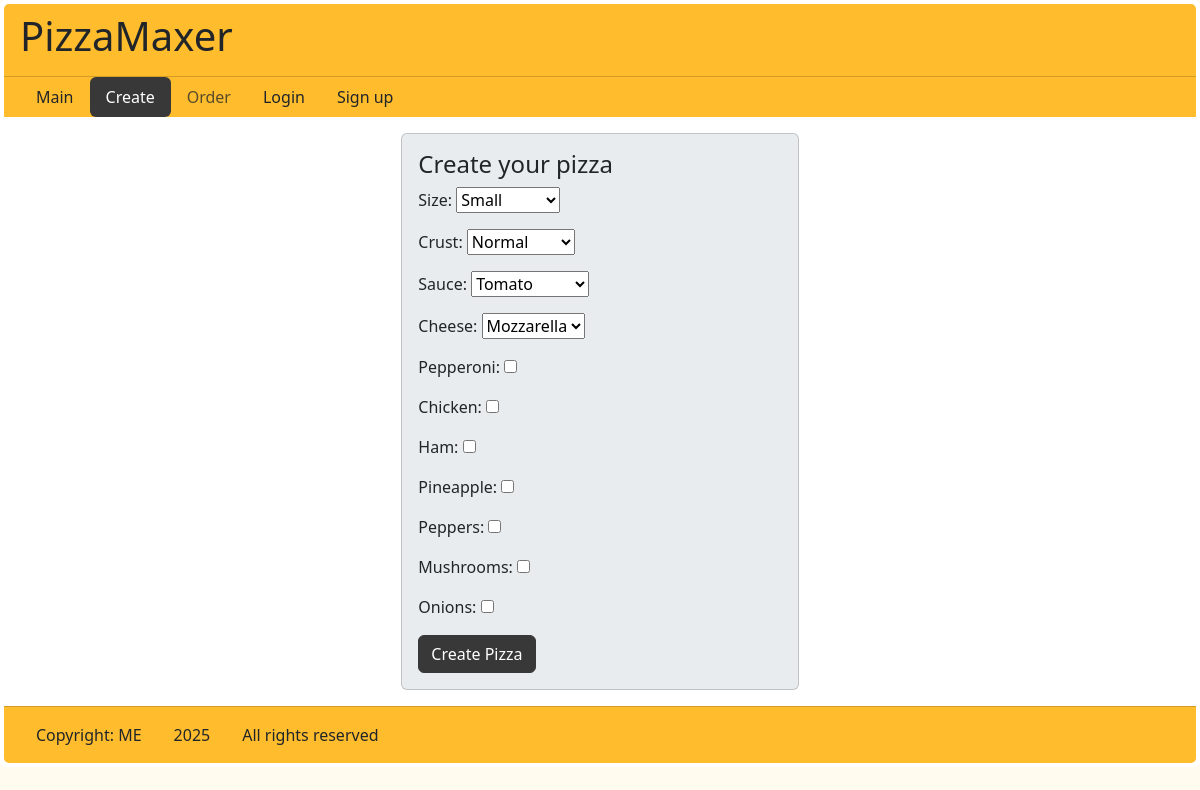
Page /create/ on the committed database.
### pizza_app/models.py (models this page shows)
class Sizes(models.Model):
    size = models.CharField(max_length=300)
    def __str__(self):
        return self.size

class Sauces(models.Model):
    sauce = models.CharField(max_length=300)
    def __str__(self):
        return self.sauce

class Cheeses(models.Model):
    cheese = models.CharField(max_length=300)
    def __str__(self):
        return self.cheese

### pizza_app/views.py (the view)
# urls.py: path('create/', views.create, name="create"),
def create(request):
    if request.method == "POST":
        form = PizzaCreationForm(request.POST)
        if form.is_valid():
            pizza = form.save()
            return redirect("order", pizza.id)
        else:
            return render(request, 'create.html', {'form': form})
    else:
        form = PizzaCreationForm()
        return render(request, 'create.html', {'form': form})

### pizza_app/forms.py
class PizzaCreationForm(forms.ModelForm):
    class Meta:
        model = models.Pizza
        fields = ['size', 'crust', 'sauce', 'cheese', 'pepperoni', 'chicken', 'ham', 'pineapple', 'peppers', 'mushrooms', 'onions']

### pizza_app/templates/create.html (shortened to what this page needs)
{% extends "base.html" %}
{% block body %}
    <div
        class="card col-lg-4 m-3 bg-body-secondary align-self-center"
    >
        <div class="card-body">
            <h4 class="card-title">Create your pizza</h4>
            <form action="" method="POST">
                {{ form.as_p }}
                <button class="btn btn-primary" type="submit">Create Pizza</button>
            </form>
        </div>
    </div>
{% endblock body %}

### rows in the picture
Sizes: size "Small"
Sauces: sauce "Tomato"
Cheeses: cheese "Mozzarella"
